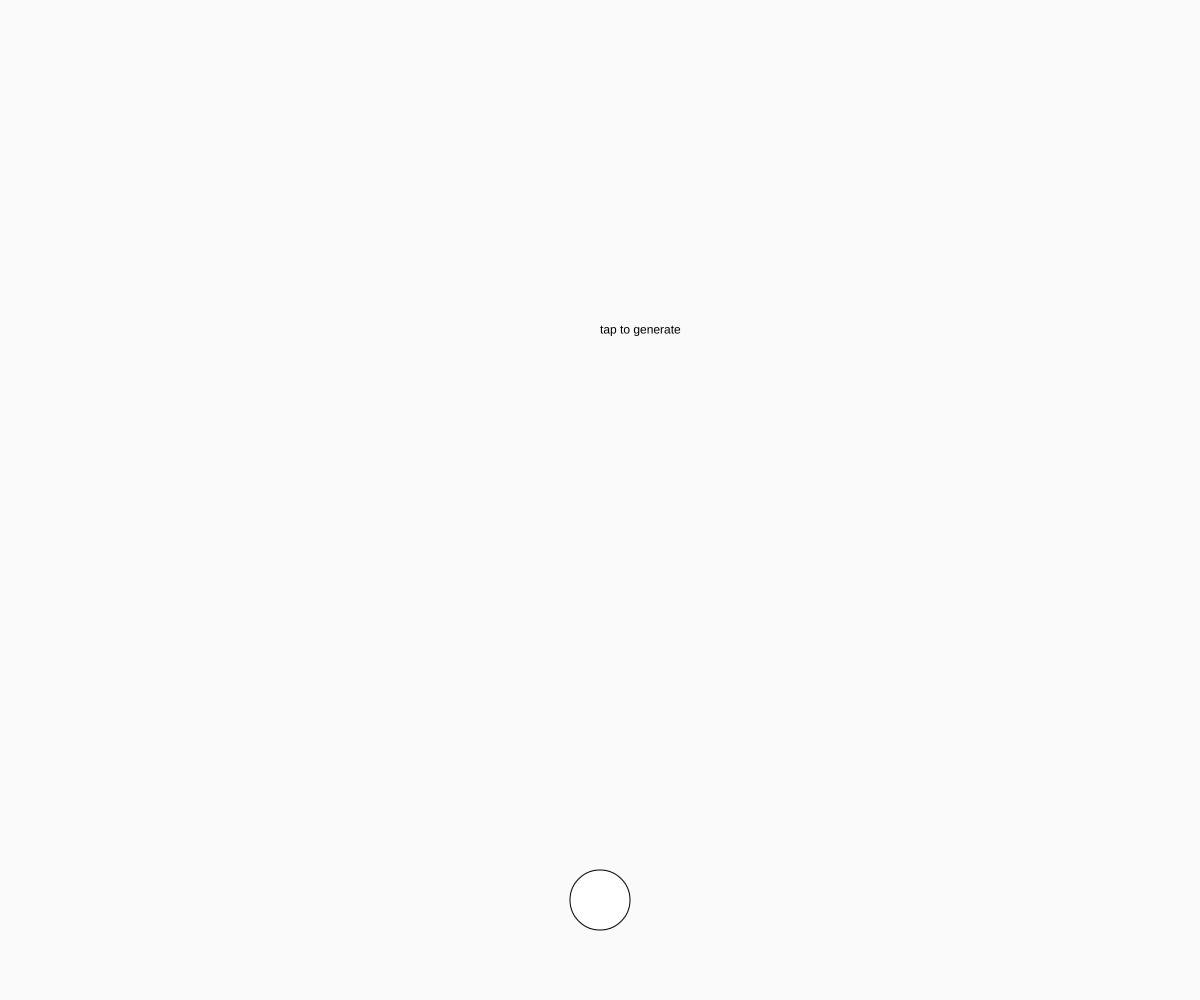
Frame 1 (no input)
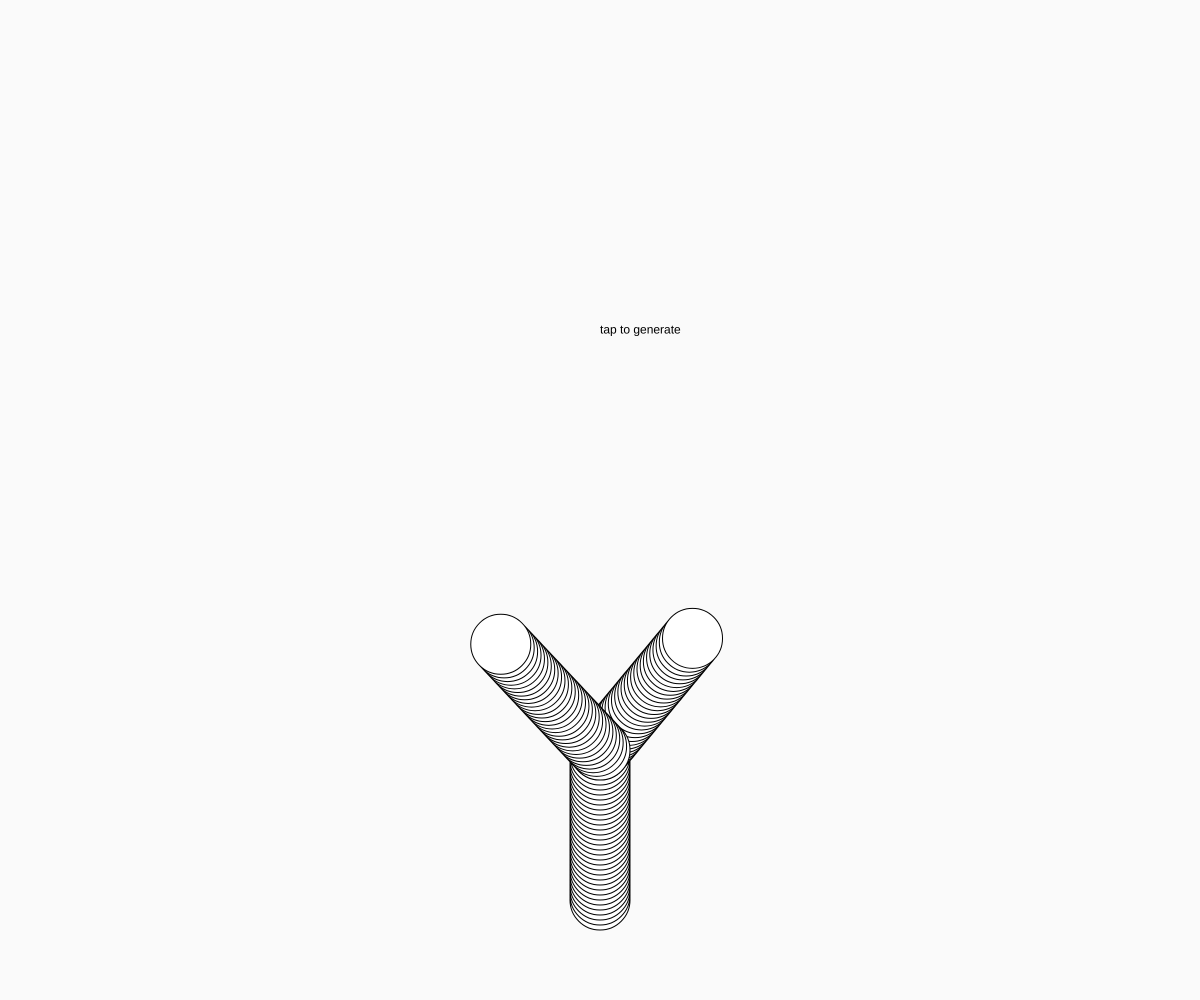
Frame 60 (no input)
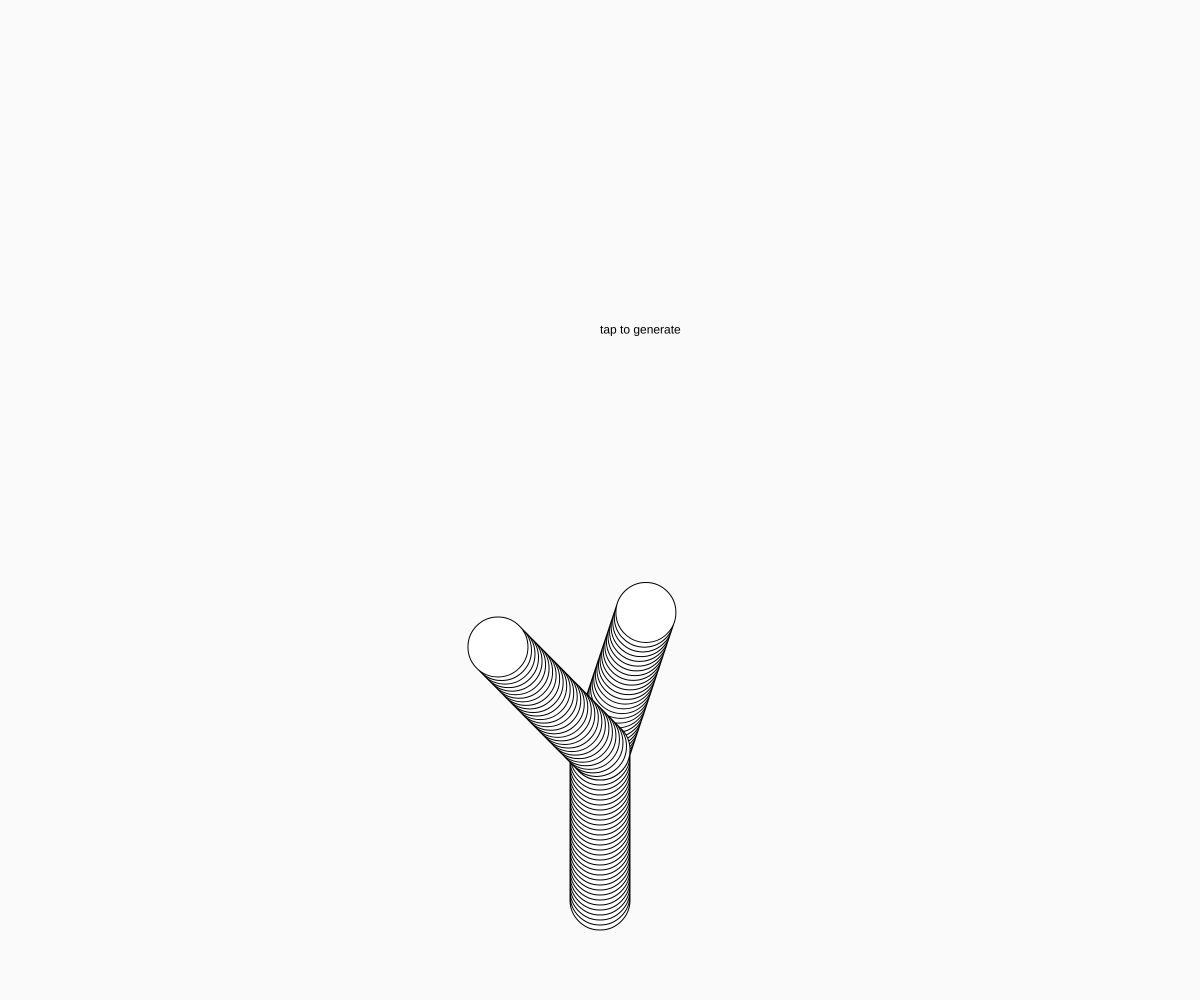
Frame 120 (the mouse pressed at the canvas centre since frame 60)

The p5.js sketch that drew these frames (run headless with seeded random() and noise() and a simulated clock; from frame 60 on, the mouse is pressed at the canvas centre):

// p5.js sketch
// ── sketch.js
let tree;

function setup() {
    pixelDensity(2);
    createCanvas(window.innerWidth, window.innerHeight);
    let point = new Point(window.innerWidth/2, window.innerHeight*0.90)
    let size = new Size(window.innerWidth/10, window.innerHeight/8);
    let entropy = new Entropy()
    let seed = new Seed(point, size, entropy)
    tree = new Tree(seed);
    frameRate(30);
}

function draw() {
    background(250, 255);
    text("tap to generate", window.innerWidth/2, window.innerHeight/3)

    tree.show();
    tree.grow();

    if (tree.branches.length > 16) {
        noLoop()
    }
    
}

class Entropy {
    constructor(branchWobble = PI/4){
        this.branchWobble = branchWobble;
    }
}

class Seed {
    constructor(position, size, entropy, branchAngle = PI/6){
        this.pos = position;
        this.size = size;
        this.entropy = entropy;
        this.branchAngle = branchAngle;
    }
    
    generateSlice() {
        let slice = new TreeSlice(this.pos, this.size, 0);
        return slice;
    }

    generateBranch() {
        let slice = this.generateSlice();
        let branch = new Branch(slice);
        return branch;
    }
}


class Tree {
    constructor(seed) {
        this.seed = seed;
        this.branches = [
            seed.generateBranch()
        ];
    }
    
    get entropy() {
        return this.seed.entropy;
    }

    grow() {
        print(this.branches)
        for (let i in this.branches){
            let branch = this.branches[i]
            if (branch.grown != true) {
                branch.grow();
                if (branch.length > window.innerWidth/40){
                    this.spawnBranches(branch)
                }
            }
        }
    }

    show() {
        for (let i in this.branches){
            this.branches[i].show();
        }
    }

    spawnBranches(branch) {
        // get the branch angle from the seed
        let angle = this.seed.branchAngle;
        let halfWobble = this.entropy.branchWobble/2;
      
        // generate a random wobble for each branch
        let wobbleA = random(-abs(halfWobble), +abs(halfWobble));
        let wobbleB = random(-abs(halfWobble), +abs(halfWobble));
    
        // generate two branches, rotated by the given angle + wobble in opposite directions
        let branchA = branch.generateBranch(angle + wobbleA);
        let branchB = branch.generateBranch(-angle + wobbleB);
    
        branch.grown = true;
        this.branches.push(branchA, branchB);
    }
}

class Branch {
    constructor(slice) {
        // contains a non empty array of slices
        this.slices = [slice];
        this.grown = false;
    }

    // get the first slice in the array
    get start() {
        return this.slices[0];
    }
    
    // get the last slice in the array
    get end() {
        this.slices.push();
        return this.slices[this.slices.length - 1];
    }

    get length() {
        return this.slices.length;
    }

    // create and add the next slice to the array, 'grow' the branch
    grow() {
        let nextSlice = this.end.nextSlice();
        this.slices.push(nextSlice);
    }

    // loop over all the slices and draw each slice
    show() {
        for (let i in this.slices) {
            this.slices[i].show();
        }
    }

    generateBranch(angle = PI/4) {
        let pos = this.end.pos;
        let slice = new TreeSlice(this.end.pos, this.end.size, (this.end.direction + angle));
        let generatedBranch = new Branch(slice);
        return generatedBranch;
    }
}

class TreeSlice {
    constructor(position, size, angle) {
        this.pos = position;
        this.size = size;
        this.direction = angle
    }
    // generate a new slice

    nextSlice(amount = 5) {
        let slice = new TreeSlice(this.pos.offset(this.direction, amount), this.size, this.direction);
        return slice;
    }

    show() {
        // draw a circle at given position
        circle(this.pos.x, this.pos.y, this.size.width/2);
    } 
}

class Point {
    constructor(x, y) {
        this.x = x;
        this.y = y;
    }

    offset(angle, amount) {
        let xIncrement = sin(angle)*amount;
        let yIncrement = cos(angle)*amount;
        let point = new Point(this.x + xIncrement, this.y - yIncrement);
        return point;
    }

    offsetX(amount = 1){
        let point = new Point(this.x + amount, this.y);
        return point;
    }

    offsetY(amount = 1){
        let point = new Point(this.x, this.y - amount);
        return point;
    }
}

class Size {
    constructor(width, height) {
        this.width = width;
        this.height = height;
    }
}

function mousePressed() {
    tree.branches = [tree.branches[0]]
    tree.branches[0].slices = [tree.branches[0].slices[0]]
    tree.branches[0].grown = false;
    loop()
}
